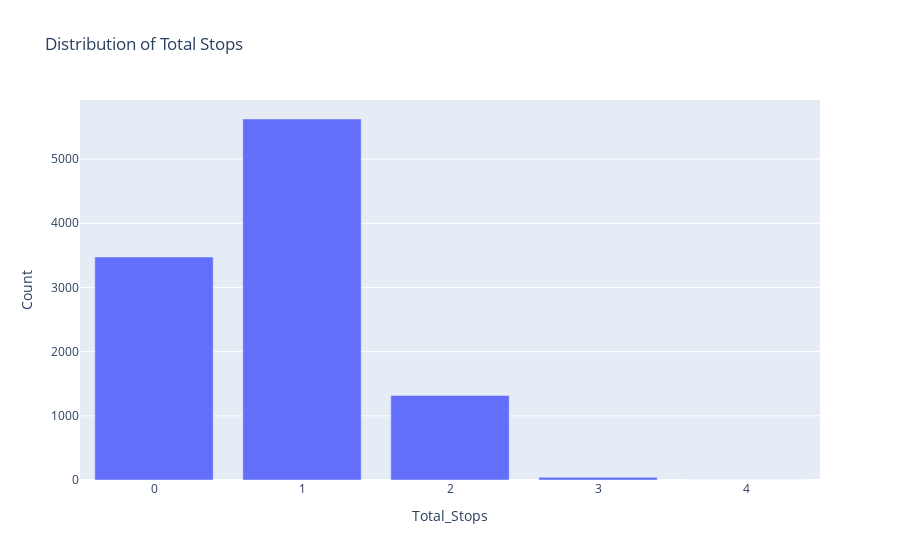

This figure's notebook cell:
### Markdown cell above
This chart shows where most flights are heading. Similar to Source, Destination affects price due to route demand, travel distance, and route competition.

### Code cell
# Total_Stops
stops_counts = df["Total_Stops"].value_counts().sort_index().reset_index()
stops_counts.columns = ["Total_Stops", "Count"]

fig = px.bar(stops_counts, x="Total_Stops", y="Count", title="Distribution of Total Stops")
fig.show()

### Figure 1 — Plotly figure (JSON) as saved in the notebook; plotly's stock layout.template omitted (floating-point values rounded to 4 significant figures)
{"data": [{"alignmentgroup": "True", "hovertemplate": "Total_Stops=%{x}<br>Count=%{y}<extra></extra>", "legendgroup": "", "marker": {"color": "#636efa", "pattern": {"shape": ""}}, "name": "", "offsetgroup": "", "orientation": "v", "showlegend": false, "textposition": "auto", "type": "bar", "x": [0, 1, 2, 3, 4], "xaxis": "x", "y": [3475, 5625, 1317, 43, 1], "yaxis": "y"}], "layout": {"barmode": "relative", "legend": {"tracegroupgap": 0}, "title": {"text": "Distribution of Total Stops"}, "xaxis": {"anchor": "y", "domain": [0, 1], "title": {"text": "Total_Stops"}}, "yaxis": {"anchor": "x", "domain": [0, 1], "title": {"text": "Count"}}}}
